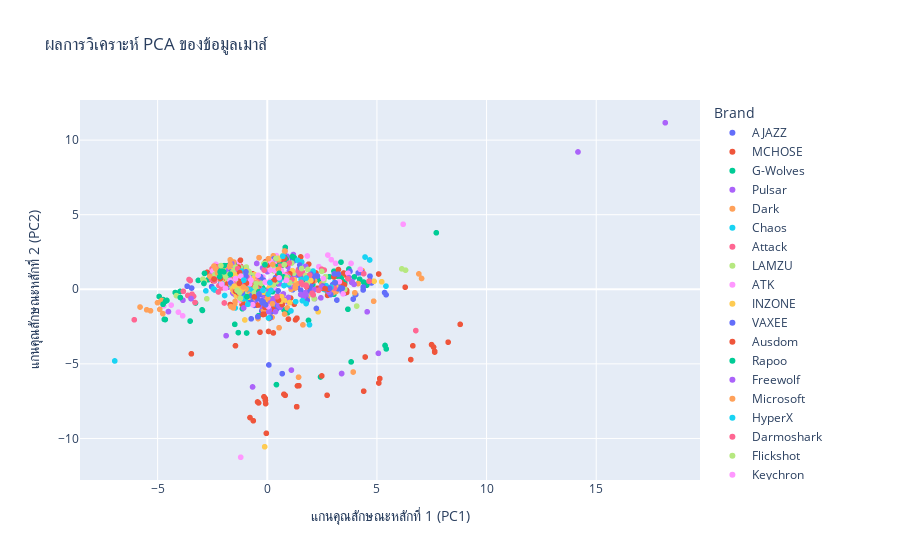

Here is the notebook cell this chart was saved with:
### Markdown cell above
#  **Find Similar Mouse using Euclidean Distance Similarity**

### Code cell
import numpy as np



# 1. กำหนด "คลังเมาส์" ของคุณ
my_mouse_collection = ['Viper Mini Signature Edition', 'MAD R Major', 'Susanto-X', 'Y2 Pro']
df_my_collection = df_pca[df_pca['Model'].isin(my_mouse_collection)]

# 2. คำนวณ "โปรไฟล์เมาส์ในอุดมคติ"
ideal_mouse_profile = df_my_collection[col].mean().values

# 3. คำนวณ Euclidean Distance ของทุกเมาส์จากจุดศูนย์กลาง
distances = np.linalg.norm(df_pca[col].values - ideal_mouse_profile, axis=1)
df_pca['Distance_to_Ideal'] = distances

# 4. จัดอันดับเมาส์ที่ใกล้เคียงที่สุด (ไม่รวมเมาส์ที่มีอยู่แล้วในคลัง)
recommendations = df_pca[~df_pca['Model'].isin(my_mouse_collection)] \
    .sort_values('Distance_to_Ideal', ascending=True).head(5)

print(f"จุดศูนย์กลาง (Ideal Profile) ในแกน PCA: {ideal_mouse_profile}")
print("\n--- 5 อันดับเมาส์แนะนำที่ใกล้เคียงกับสไตล์ของคุณที่สุด ---")
print(recommendations[['Model', 'Brand', 'Distance_to_Ideal']])

# 5. พล็อตกราฟแสดง Ideal Profile
fig.add_scatter(
    x=[ideal_mouse_profile[0]],
    y=[ideal_mouse_profile[1]],
    mode='markers',
    marker=dict(symbol='star', color='red', size=15),
    name='Ideal Profile (จุดศูนย์กลาง)'
)
fig.show()
